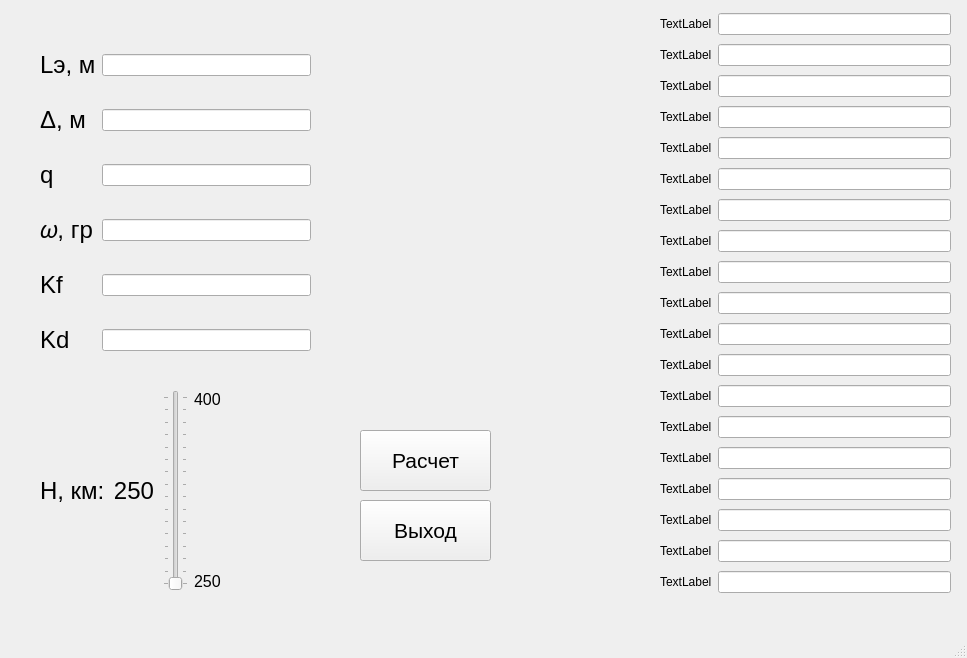
<?xml version="1.0" encoding="UTF-8"?>
<ui version="4.0">
 <class>MainWindow</class>
 <widget class="QMainWindow" name="MainWindow">
  <property name="geometry">
   <rect>
    <x>0</x>
    <y>0</y>
    <width>967</width>
    <height>658</height>
   </rect>
  </property>
  <property name="windowTitle">
   <string>MainWindow</string>
  </property>
  <property name="documentMode">
   <bool>false</bool>
  </property>
  <widget class="QWidget" name="centralwidget">
   <widget class="QWidget" name="gridLayoutWidget">
    <property name="geometry">
     <rect>
      <x>40</x>
      <y>30</y>
      <width>271</width>
      <height>351</height>
     </rect>
    </property>
    <layout class="QGridLayout" name="gridLayout">
     <item row="3" column="3">
      <widget class="QLineEdit" name="omega_edit"/>
     </item>
     <item row="1" column="1">
      <widget class="QLabel" name="label_2">
       <property name="font">
        <font>
         <pointsize>18</pointsize>
        </font>
       </property>
       <property name="text">
        <string>Δ, м</string>
       </property>
      </widget>
     </item>
     <item row="0" column="1">
      <widget class="QLabel" name="label">
       <property name="font">
        <font>
         <pointsize>18</pointsize>
        </font>
       </property>
       <property name="text">
        <string>Lэ, м</string>
       </property>
      </widget>
     </item>
     <item row="2" column="1">
      <widget class="QLabel" name="label_3">
       <property name="font">
        <font>
         <pointsize>18</pointsize>
        </font>
       </property>
       <property name="text">
        <string>q</string>
       </property>
      </widget>
     </item>
     <item row="5" column="3">
      <widget class="QLineEdit" name="kd_edit"/>
     </item>
     <item row="4" column="1">
      <widget class="QLabel" name="label_5">
       <property name="font">
        <font>
         <pointsize>18</pointsize>
        </font>
       </property>
       <property name="text">
        <string>Kf</string>
       </property>
      </widget>
     </item>
     <item row="1" column="3">
      <widget class="QLineEdit" name="delta_edit"/>
     </item>
     <item row="4" column="3">
      <widget class="QLineEdit" name="kf_edit"/>
     </item>
     <item row="5" column="1">
      <widget class="QLabel" name="label_6">
       <property name="font">
        <font>
         <pointsize>18</pointsize>
        </font>
       </property>
       <property name="text">
        <string>Kd</string>
       </property>
      </widget>
     </item>
     <item row="2" column="3">
      <widget class="QLineEdit" name="q_edit"/>
     </item>
     <item row="3" column="1">
      <widget class="QLabel" name="label_4">
       <property name="font">
        <font>
         <pointsize>18</pointsize>
        </font>
       </property>
       <property name="text">
        <string>𝜔, гр</string>
       </property>
      </widget>
     </item>
     <item row="0" column="3">
      <widget class="QLineEdit" name="le_edit"/>
     </item>
    </layout>
   </widget>
   <widget class="QWidget" name="gridLayoutWidget_2">
    <property name="geometry">
     <rect>
      <x>40</x>
      <y>390</y>
      <width>271</width>
      <height>201</height>
     </rect>
    </property>
    <layout class="QGridLayout" name="gridLayout_2">
     <item row="0" column="1">
      <widget class="QSlider" name="verticalSlider">
       <property name="minimum">
        <number>250</number>
       </property>
       <property name="maximum">
        <number>400</number>
       </property>
       <property name="orientation">
        <enum>Qt::Vertical</enum>
       </property>
       <property name="tickPosition">
        <enum>QSlider::TicksBothSides</enum>
       </property>
      </widget>
     </item>
     <item row="0" column="0">
      <layout class="QVBoxLayout" name="verticalLayout">
       <item>
        <spacer name="verticalSpacer">
         <property name="orientation">
          <enum>Qt::Vertical</enum>
         </property>
         <property name="sizeHint" stdset="0">
          <size>
           <width>20</width>
           <height>40</height>
          </size>
         </property>
        </spacer>
       </item>
       <item>
        <layout class="QHBoxLayout" name="horizontalLayout_2">
         <item>
          <widget class="QLabel" name="label_7">
           <property name="font">
            <font>
             <pointsize>18</pointsize>
            </font>
           </property>
           <property name="text">
            <string>H, км:</string>
           </property>
          </widget>
         </item>
         <item>
          <widget class="QLabel" name="Hlabel">
           <property name="font">
            <font>
             <pointsize>18</pointsize>
            </font>
           </property>
           <property name="text">
            <string>250</string>
           </property>
           <property name="alignment">
            <set>Qt::AlignCenter</set>
           </property>
          </widget>
         </item>
        </layout>
       </item>
       <item>
        <spacer name="verticalSpacer_2">
         <property name="orientation">
          <enum>Qt::Vertical</enum>
         </property>
         <property name="sizeHint" stdset="0">
          <size>
           <width>20</width>
           <height>40</height>
          </size>
         </property>
        </spacer>
       </item>
      </layout>
     </item>
     <item row="0" column="2">
      <layout class="QVBoxLayout" name="verticalLayout_2">
       <item>
        <widget class="QLabel" name="label_28">
         <property name="font">
          <font>
           <pointsize>12</pointsize>
          </font>
         </property>
         <property name="text">
          <string>400</string>
         </property>
        </widget>
       </item>
       <item>
        <spacer name="verticalSpacer_3">
         <property name="orientation">
          <enum>Qt::Vertical</enum>
         </property>
         <property name="sizeHint" stdset="0">
          <size>
           <width>20</width>
           <height>40</height>
          </size>
         </property>
        </spacer>
       </item>
       <item>
        <widget class="QLabel" name="label_29">
         <property name="font">
          <font>
           <pointsize>12</pointsize>
          </font>
         </property>
         <property name="text">
          <string>250</string>
         </property>
        </widget>
       </item>
      </layout>
     </item>
    </layout>
   </widget>
   <widget class="QPushButton" name="calc_button">
    <property name="geometry">
     <rect>
      <x>360</x>
      <y>430</y>
      <width>131</width>
      <height>61</height>
     </rect>
    </property>
    <property name="font">
     <font>
      <pointsize>16</pointsize>
     </font>
    </property>
    <property name="text">
     <string>Расчет</string>
    </property>
   </widget>
   <widget class="QPushButton" name="exit_button">
    <property name="geometry">
     <rect>
      <x>360</x>
      <y>500</y>
      <width>131</width>
      <height>61</height>
     </rect>
    </property>
    <property name="font">
     <font>
      <pointsize>16</pointsize>
     </font>
    </property>
    <property name="text">
     <string>Выход</string>
    </property>
   </widget>
   <widget class="QWidget" name="gridLayoutWidget_3">
    <property name="geometry">
     <rect>
      <x>660</x>
      <y>10</y>
      <width>291</width>
      <height>601</height>
     </rect>
    </property>
    <layout class="QGridLayout" name="gridLayout_3">
     <item row="0" column="1">
      <widget class="QLineEdit" name="lineEdit_7"/>
     </item>
     <item row="9" column="1">
      <widget class="QLineEdit" name="lineEdit_19"/>
     </item>
     <item row="11" column="1">
      <widget class="QLineEdit" name="lineEdit_16"/>
     </item>
     <item row="16" column="1">
      <widget class="QLineEdit" name="lineEdit_23"/>
     </item>
     <item row="13" column="1">
      <widget class="QLineEdit" name="lineEdit_20"/>
     </item>
     <item row="14" column="1">
      <widget class="QLineEdit" name="lineEdit_21"/>
     </item>
     <item row="17" column="1">
      <widget class="QLineEdit" name="lineEdit_24"/>
     </item>
     <item row="6" column="1">
      <widget class="QLineEdit" name="lineEdit_11"/>
     </item>
     <item row="7" column="1">
      <widget class="QLineEdit" name="lineEdit_17"/>
     </item>
     <item row="10" column="1">
      <widget class="QLineEdit" name="lineEdit_15"/>
     </item>
     <item row="12" column="1">
      <widget class="QLineEdit" name="lineEdit_8"/>
     </item>
     <item row="8" column="1">
      <widget class="QLineEdit" name="lineEdit_18"/>
     </item>
     <item row="3" column="1">
      <widget class="QLineEdit" name="lineEdit_12"/>
     </item>
     <item row="1" column="1">
      <widget class="QLineEdit" name="lineEdit_9"/>
     </item>
     <item row="4" column="1">
      <widget class="QLineEdit" name="lineEdit_13"/>
     </item>
     <item row="2" column="1">
      <widget class="QLineEdit" name="lineEdit_10"/>
     </item>
     <item row="15" column="1">
      <widget class="QLineEdit" name="lineEdit_22"/>
     </item>
     <item row="5" column="1">
      <widget class="QLineEdit" name="lineEdit_14"/>
     </item>
     <item row="18" column="1">
      <widget class="QLineEdit" name="lineEdit_25"/>
     </item>
     <item row="0" column="0">
      <widget class="QLabel" name="label_9">
       <property name="text">
        <string>TextLabel</string>
       </property>
      </widget>
     </item>
     <item row="1" column="0">
      <widget class="QLabel" name="label_10">
       <property name="text">
        <string>TextLabel</string>
       </property>
      </widget>
     </item>
     <item row="2" column="0">
      <widget class="QLabel" name="label_11">
       <property name="text">
        <string>TextLabel</string>
       </property>
      </widget>
     </item>
     <item row="3" column="0">
      <widget class="QLabel" name="label_12">
       <property name="text">
        <string>TextLabel</string>
       </property>
      </widget>
     </item>
     <item row="4" column="0">
      <widget class="QLabel" name="label_13">
       <property name="text">
        <string>TextLabel</string>
       </property>
      </widget>
     </item>
     <item row="5" column="0">
      <widget class="QLabel" name="label_14">
       <property name="text">
        <string>TextLabel</string>
       </property>
      </widget>
     </item>
     <item row="6" column="0">
      <widget class="QLabel" name="label_15">
       <property name="text">
        <string>TextLabel</string>
       </property>
      </widget>
     </item>
     <item row="7" column="0">
      <widget class="QLabel" name="label_16">
       <property name="text">
        <string>TextLabel</string>
       </property>
      </widget>
     </item>
     <item row="8" column="0">
      <widget class="QLabel" name="label_17">
       <property name="text">
        <string>TextLabel</string>
       </property>
      </widget>
     </item>
     <item row="9" column="0">
      <widget class="QLabel" name="label_18">
       <property name="text">
        <string>TextLabel</string>
       </property>
      </widget>
     </item>
     <item row="10" column="0">
      <widget class="QLabel" name="label_19">
       <property name="text">
        <string>TextLabel</string>
       </property>
      </widget>
     </item>
     <item row="11" column="0">
      <widget class="QLabel" name="label_20">
       <property name="text">
        <string>TextLabel</string>
       </property>
      </widget>
     </item>
     <item row="12" column="0">
      <widget class="QLabel" name="label_21">
       <property name="text">
        <string>TextLabel</string>
       </property>
      </widget>
     </item>
     <item row="13" column="0">
      <widget class="QLabel" name="label_22">
       <property name="text">
        <string>TextLabel</string>
       </property>
      </widget>
     </item>
     <item row="14" column="0">
      <widget class="QLabel" name="label_23">
       <property name="text">
        <string>TextLabel</string>
       </property>
      </widget>
     </item>
     <item row="15" column="0">
      <widget class="QLabel" name="label_24">
       <property name="text">
        <string>TextLabel</string>
       </property>
      </widget>
     </item>
     <item row="16" column="0">
      <widget class="QLabel" name="label_25">
       <property name="text">
        <string>TextLabel</string>
       </property>
      </widget>
     </item>
     <item row="17" column="0">
      <widget class="QLabel" name="label_26">
       <property name="text">
        <string>TextLabel</string>
       </property>
      </widget>
     </item>
     <item row="18" column="0">
      <widget class="QLabel" name="label_27">
       <property name="text">
        <string>TextLabel</string>
       </property>
      </widget>
     </item>
    </layout>
   </widget>
   <widget class="QLabel" name="img_1">
    <property name="geometry">
     <rect>
      <x>340</x>
      <y>30</y>
      <width>261</width>
      <height>171</height>
     </rect>
    </property>
    <property name="styleSheet">
     <string notr="true">image: url(images/BG.jpg);
</string>
    </property>
    <property name="text">
     <string/>
    </property>
   </widget>
  </widget>
  <widget class="QMenuBar" name="menubar">
   <property name="geometry">
    <rect>
     <x>0</x>
     <y>0</y>
     <width>967</width>
     <height>21</height>
    </rect>
   </property>
  </widget>
  <widget class="QStatusBar" name="statusbar"/>
 </widget>
 <resources/>
 <connections/>
</ui>
